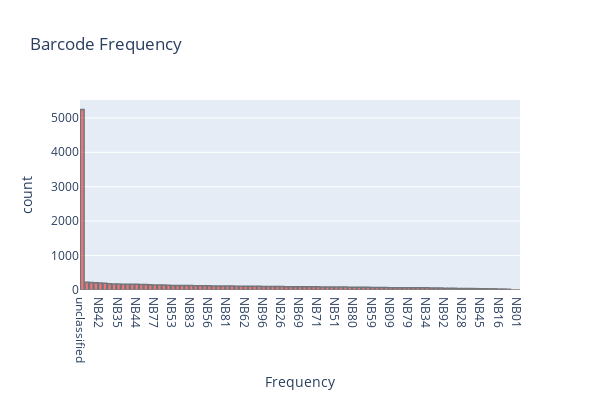

Source (notebook cell):
### Code cell
barcode_barplot_plot = barcode_barplot(overall_summary, barcode_id="FBC")
barcode_barplot_plot

### Figure 1 — Plotly figure (JSON) as saved in the notebook; plotly's stock layout.template omitted (floating-point values rounded to 4 significant figures)
{"data": [{"alignmentgroup": "True", "hovertemplate": "Frequency=%{x}<br>count=%{y}<extra></extra>", "legendgroup": "", "marker": {"color": "red", "line": {"color": "black", "width": 1.5}, "pattern": {"shape": ""}}, "name": "", "offsetgroup": "", "opacity": 0.5, "orientation": "v", "showlegend": false, "textposition": "auto", "type": "bar", "x": ["unclassified", "NB61", "NB13", "NB43", "NB42", "NB23", "NB14", "NB50", "NB35", "NB05", "NB60", "NB49", "NB44", "NB52", "NB15", "NB93", "NB77", "NB86", "NB38", "NB03", "NB53", "NB87", "NB06", "NB78", "NB83", "NB25", "NB36", "NB40", "NB56", "NB27", "NB70", "NB84", "NB81", "NB39", "NB37", "NB41", "NB62", "NB55", "NB17", "NB66", "NB96", "NB67", "NB07", "NB48", "NB26", "NB29", "NB46", "NB11", "NB69", "NB76", "NB32", "NB94", "NB71", "NB91", "NB04", "NB02", "NB51", "NB19", "NB30", "NB89", "NB80", "NB75", "NB18", "NB54", "NB59", "NB72", "NB90", "NB24", "NB09", "NB22", "NB21", "NB95", "NB79", "NB82", "NB88", "NB57", "NB34", "NB47", "NB68", "NB10", "NB92", "NB58", "NB63", "NB65", "NB28", "NB64", "NB33", "NB73", "NB45", "NB20", "NB08", "NB74", "NB16", "NB31", "NB12", "NB85", "NB01"], "xaxis": "x", "y": [5243, 224, 216, 209, 200, 197, 179, 174, 174, 170, 169, 164, 164, 159, 157, 149, 148, 145, 145, 137, 132, 130, 128, 128, 128, 122, 120, 120, 120, 118, 116, 116, 115, 113, 112, 112, 111, 111, 110, 110, 105, 104, 103, 100, 99, 98, 98, 96, 96, 95, 94, 93, 93, 89, 89, 87, 84, 84, 84, 81, 79, 78, 78, 77, 73, 73, 72, 69, 67, 67, 67, 66, 66, 66, 66, 64, 62, 61, 60, 57, 54, 54, 49, 47, 47, 44, 42, 39, 37, 37, 34, 33, 27, 27, 20, 1, 1], "yaxis": "y"}], "layout": {"barmode": "relative", "height": 400, "legend": {"tracegroupgap": 0}, "title": {"text": "Barcode Frequency"}, "width": 600, "xaxis": {"anchor": "y", "domain": [0, 1], "title": {"text": "Frequency"}}, "yaxis": {"anchor": "x", "domain": [0, 1], "title": {"text": "count"}}}}
